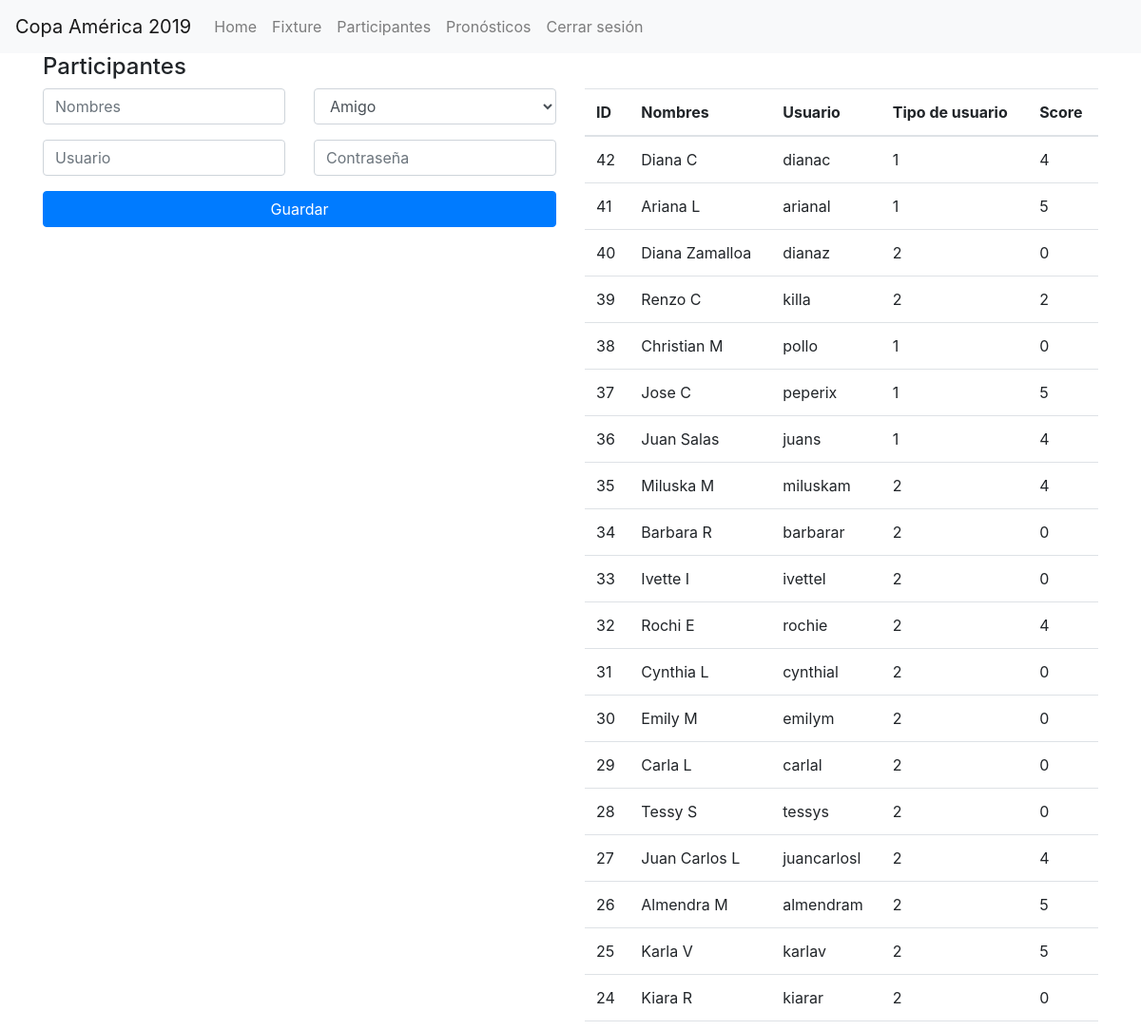
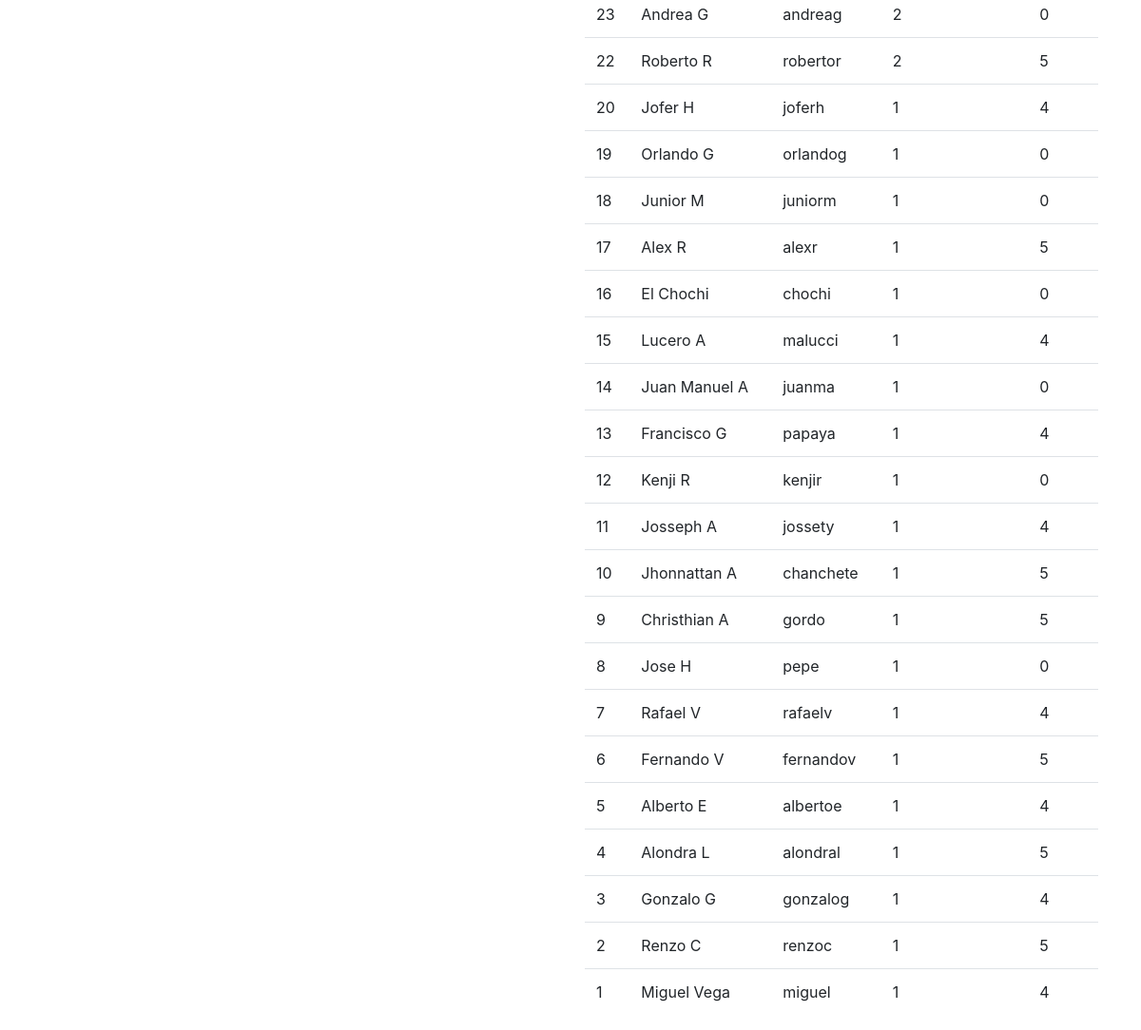
The page /admin/participantes.php (signed in) on the database its author committed (2 pictures, top to bottom).
### tables this page shows
CREATE TABLE `users` (
  `id` int(11) NOT NULL AUTO_INCREMENT,
  `fullname` varchar(45) NOT NULL,
  `username` varchar(45) NOT NULL,
  `password` varchar(45) NOT NULL,
  `type_user` varchar(45) NOT NULL DEFAULT '1',
  `score_total` int(11) NOT NULL DEFAULT '0',
  PRIMARY KEY (`id`)
);

### admin/participantes.php (the view, shortened to what this page needs)
<?php
include_once('config/database.php');
?>
<!DOCTYPE html>
<html lang="es">
<head>
	<link rel="stylesheet" href="https://stackpath.bootstrapcdn.com/bootstrap/4.3.1/css/bootstrap.min.css">
</head>
<body>
  <nav class="navbar navbar-expand-lg navbar-light bg-light">
    <a class="navbar-brand" href="#">Copa América 2019</a>
    <div class="collapse navbar-collapse" id="navbarNav">
      <ul class="navbar-nav">
        <li class="nav-item">
          <a class="nav-link" href="index.php">Home </a>
        </li>
        <li class="nav-item">
          <a class="nav-link" href="fixture.php">Fixture</a>
        </li>
        <li class="nav-item">
          <a class="nav-link" href="participantes.php">Participantes</a>
        </li>
        <li class="nav-item">
          <a class="nav-link" href="pronosticos.php">Pronósticos</a>
        </li>
        <li class="nav-item">
          <a class="nav-link" href="logout.php">Cerrar sesión</a>
        </li>
      </ul>
    </div>
  </nav>
  <div class="container">
    <h4>Participantes</h4>
    <div class="row">
      <div class="col-lg-6 column-form">
        <form id="frm_users" name="frm_users" method="POST">
          <div class="row">
            <div class="col-lg-6">
              <div class="form-group">
                <input type="text" class="form-control" id="nombres" name="nombres" placeholder="Nombres">
              </div>
            </div>
            <div class="col-lg-6">
              <select name="tipo_usuario" id="tipo_usuario" class="form-control" required>
                <option value="1">Amigo</option>
              </select>
            </div>
            <div class="col-lg-6">
              <div class="form-group">
                <input type="text" class="form-control" id="usuario" name="usuario" placeholder="Usuario">
              </div>
            </div>
            <div class="col-lg-6">
              <input type="password" class="form-control" id="password" name="password" required placeholder="Contraseña">
            </div>
          </div>
          <div class="form-group">
            <button class="btn btn-primary btn-block" type="submit">Guardar</button>
          </div>
        </form>
      </div>
      <div class="col-lg-6 column-data">
        <table class="table">
          <thead>
            <tr>
              <th scope="col">ID</th>
              <th scope="col">Nombres</th>
              <th scope="col">Usuario</th>
              <th scope="col">Tipo de usuario</th>
              <th scope="col">Score</th>
            </tr>
          </thead>
          <tbody>
            <?php
            $sql = "SELECT id,fullname,username,type_user,score_total FROM users ORDER BY id DESC";
            $result = $conexion->query($sql);
            while($row = $result->fetch_array())
            {
            ?>
            <tr>
              <td><?php echo $row['id']; ?></td>
              <td><?php echo $row['fullname']; ?></td>
              <td><?php echo $row['username']; ?></td>
              <td><?php echo $row['type_user']; ?></td>
              <td><?php echo $row['score_total']; ?></td>
            </tr>
            <?php
            }
            ?>
          </tbody>
        </table>
      </div>
    </div>
  </div>
</body>
</html>

### rows shown on the page
users: id "42", fullname "Diana C", username "dianac", type_user "1", score_total "4"
users: id "41", fullname "Ariana L", username "arianal", type_user "1", score_total "5"
users: id "40", fullname "Diana Zamalloa", username "dianaz", type_user "2", score_total "0"
users: id "39", fullname "Renzo C", username "killa", type_user "2", score_total "2"
users: id "38", fullname "Christian M", username "pollo", type_user "1", score_total "0"
users: id "37", fullname "Jose C", username "peperix", type_user "1", score_total "5"
users: id "36", fullname "Juan Salas", username "juans", type_user "1", score_total "4"
users: id "35", fullname "Miluska M", username "miluskam", type_user "2", score_total "4"
users: id "34", fullname "Barbara R", username "barbarar", type_user "2", score_total "0"
users: id "33", fullname "Ivette I", username "ivettel", type_user "2", score_total "0"
users: id "32", fullname "Rochi E", username "rochie", type_user "2", score_total "4"
users: id "31", fullname "Cynthia L", username "cynthial", type_user "2", score_total "0"
users: id "30", fullname "Emily M", username "emilym", type_user "2", score_total "0"
users: id "29", fullname "Carla L", username "carlal", type_user "2", score_total "0"
users: id "28", fullname "Tessy S", username "tessys", type_user "2", score_total "0"
users: id "27", fullname "Juan Carlos L", username "juancarlosl", type_user "2", score_total "4"
users: id "26", fullname "Almendra M", username "almendram", type_user "2", score_total "5"
users: id "25", fullname "Karla V", username "karlav", type_user "2", score_total "5"
users: id "24", fullname "Kiara R", username "kiarar", type_user "2", score_total "0"
users: id "23", fullname "Andrea G", username "andreag", type_user "2", score_total "0"
users: id "22", fullname "Roberto R", username "robertor", type_user "2", score_total "5"
users: id "20", fullname "Jofer H", username "joferh", type_user "1", score_total "4"
users: id "19", fullname "Orlando G", username "orlandog", type_user "1", score_total "0"
users: id "18", fullname "Junior M", username "juniorm", type_user "1", score_total "0"
users: id "17", fullname "Alex R", username "alexr", type_user "1", score_total "5"
users: id "16", fullname "El Chochi", username "chochi", type_user "1", score_total "0"
users: id "15", fullname "Lucero A", username "malucci", type_user "1", score_total "4"
users: id "14", fullname "Juan Manuel A", username "juanma", type_user "1", score_total "0"
users: id "13", fullname "Francisco G", username "papaya", type_user "1", score_total "4"
users: id "12", fullname "Kenji R", username "kenjir", type_user "1", score_total "0"
users: id "11", fullname "Josseph A", username "jossety", type_user "1", score_total "4"
users: id "10", fullname "Jhonnattan A", username "chanchete", type_user "1", score_total "5"
users: id "9", fullname "Christhian A", username "gordo", type_user "1", score_total "5"
users: id "8", fullname "Jose H", username "pepe", type_user "1", score_total "0"
users: id "7", fullname "Rafael V", username "rafaelv", type_user "1", score_total "4"
users: id "6", fullname "Fernando V", username "fernandov", type_user "1", score_total "5"
users: id "5", fullname "Alberto E", username "albertoe", type_user "1", score_total "4"
users: id "4", fullname "Alondra L", username "alondral", type_user "1", score_total "5"
users: id "3", fullname "Gonzalo G", username "gonzalog", type_user "1", score_total "4"
users: id "2", fullname "Renzo C", username "renzoc", type_user "1", score_total "5"
users: id "1", fullname "Miguel Vega", username "miguel", type_user "1", score_total "4"
